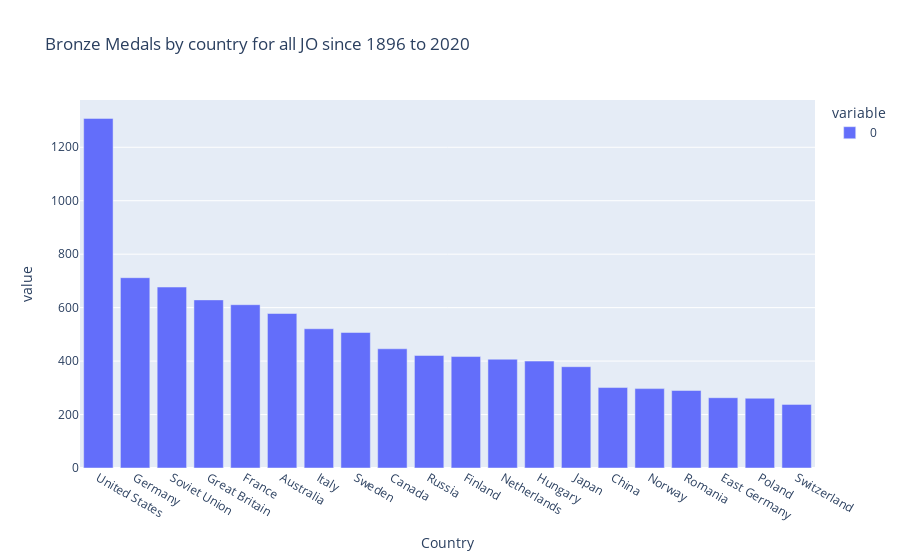

Here is the notebook cell this chart was saved with:
### Code cell
px.bar(df[df['Medal']== 'Bronze'].groupby('Country').size().sort_values(ascending=False).head(20), title='Bronze Medals by country for all JO since 1896 to 2020')

### Figure 1 — Plotly figure (JSON) as saved in the notebook; plotly's stock layout.template omitted (floating-point values rounded to 4 significant figures)
{"data": [{"alignmentgroup": "True", "hovertemplate": "variable=0<br>Country=%{x}<br>value=%{y}<extra></extra>", "legendgroup": "0", "marker": {"color": "#636efa", "pattern": {"shape": ""}}, "name": "0", "offsetgroup": "0", "orientation": "v", "showlegend": true, "textposition": "auto", "type": "bar", "x": ["United States", "Germany", "Soviet Union", "Great Britain", "France", "Australia", "Italy", "Sweden", "Canada", "Russia", "Finland", "Netherlands", "Hungary", "Japan", "China", "Norway", "Romania", "East Germany", "Poland", "Switzerland"], "xaxis": "x", "y": [1308, 712, 677, 629, 611, 578, 521, 507, 446, 421, 417, 407, 400, 379, 301, 297, 290, 263, 261, 238], "yaxis": "y"}], "layout": {"barmode": "relative", "legend": {"title": {"text": "variable"}, "tracegroupgap": 0}, "title": {"text": "Bronze Medals by country for all JO since 1896 to 2020"}, "xaxis": {"anchor": "y", "domain": [0, 1], "title": {"text": "Country"}}, "yaxis": {"anchor": "x", "domain": [0, 1], "title": {"text": "value"}}}}
